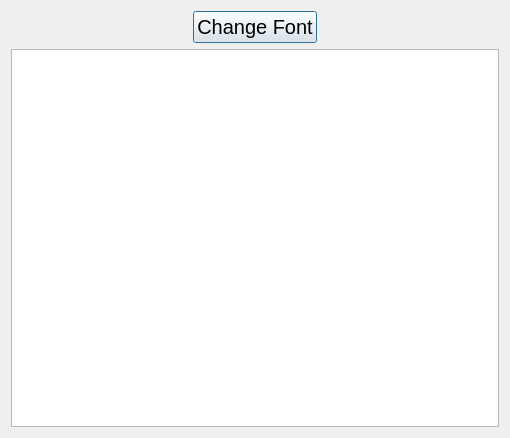
<?xml version="1.0" encoding="UTF-8"?>
<ui version="4.0">
 <class>Dialog</class>
 <widget class="QDialog" name="Dialog">
  <property name="geometry">
   <rect>
    <x>0</x>
    <y>0</y>
    <width>510</width>
    <height>438</height>
   </rect>
  </property>
  <property name="windowTitle">
   <string>Dialog</string>
  </property>
  <layout class="QGridLayout" name="gridLayout_2">
   <item row="0" column="0">
    <layout class="QGridLayout" name="gridLayout">
     <item row="0" column="0">
      <spacer name="horizontalSpacer">
       <property name="orientation">
        <enum>Qt::Horizontal</enum>
       </property>
       <property name="sizeHint" stdset="0">
        <size>
         <width>138</width>
         <height>20</height>
        </size>
       </property>
      </spacer>
     </item>
     <item row="0" column="1">
      <widget class="QPushButton" name="pushButtonFont">
       <property name="font">
        <font>
         <pointsize>15</pointsize>
        </font>
       </property>
       <property name="text">
        <string>Change Font</string>
       </property>
      </widget>
     </item>
     <item row="0" column="2">
      <spacer name="horizontalSpacer_2">
       <property name="orientation">
        <enum>Qt::Horizontal</enum>
       </property>
       <property name="sizeHint" stdset="0">
        <size>
         <width>158</width>
         <height>20</height>
        </size>
       </property>
      </spacer>
     </item>
     <item row="1" column="0" colspan="3">
      <widget class="QTextEdit" name="textEdit">
       <property name="font">
        <font>
         <pointsize>15</pointsize>
        </font>
       </property>
      </widget>
     </item>
    </layout>
   </item>
  </layout>
 </widget>
 <resources/>
 <connections/>
</ui>
